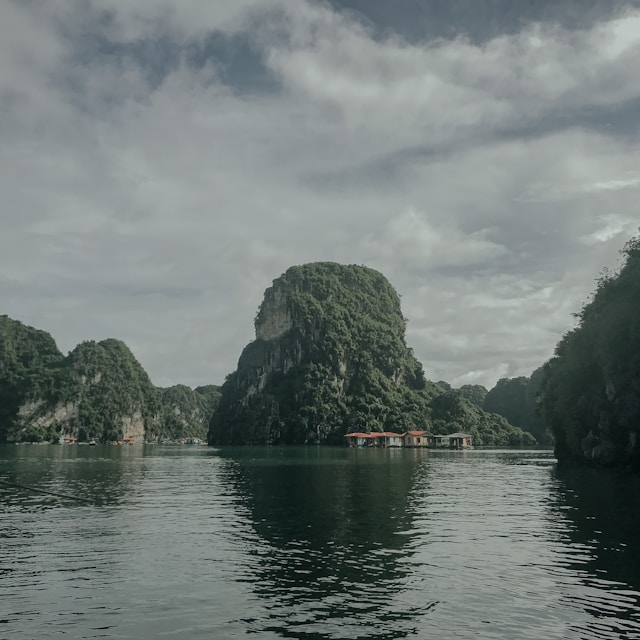
#> input picture lab7/verde.jpg, 640 x 640 px
$ python image.py
#> lines starting #> are read from the running program, lines starting #| are printed output that depends on the picture; after the words box and inside, x2 and y2 are one past the last pixel; in counts of white or black regions, pixels touching at a corner belong together
import numpy as np
import matplotlib.pyplot as plt
from skimage import data
from skimage.color import rgb2gray
import os

def uniform_quantization(X, n_bits):
    """
    Perform uniform quantization on input array X to 2^n_bits discrete levels.

    Parameters:
    X (numpy.ndarray): Input array (vector or matrix) to quantize.
    n_bits (int): Number of bits for quantization (2^n_bits levels).

    Returns:
    numpy.ndarray: Quantized array with the same shape as X.
    """
    levels = 2 ** n_bits - 1
    X_min = np.min(X)
    X_max = np.max(X)
    delta = (X_max - X_min) / levels
    normalized = (X - X_min) / delta
    quantized = np.round(normalized)
    X_quantized = quantized * delta + X_min
    return X_quantized

# Create output directory if it doesn't exist
output_dir = "quantized_images"
if not os.path.exists(output_dir):
    os.makedirs(output_dir)

# Load image
imagem = plt.imread('./verde.jpg', 'jpg')
#> imagem is the input picture: shape (640, 640, 3); mean R, G, B 111.4, 120.5, 118.3
grayscale = rgb2gray(imagem)
Im_gray = np.round(grayscale * 255)

# Bits to quantize
bits_list = [7, 6, 5, 4, 3, 2, 1]

# Set up plot
plt.figure(figsize=(15, 10))

# Save and display original image
plt.subplot(4, 2, 1)
plt.imshow(Im_gray, cmap='gray', vmin=0, vmax=255)
plt.title('Original (8 bits)')
plt.axis('off')
plt.imsave(os.path.join(output_dir, 'original_8bits1.png'), Im_gray, cmap='gray', vmin=0, vmax=255)

# Quantize, save, and display for each bit level
for i, n_bits in enumerate(bits_list, 1):
    Im_quantized = uniform_quantization(Im_gray, n_bits)
    unique_levels = len(np.unique(Im_quantized))

    plt.subplot(4, 2, i + 1)
    plt.imshow(Im_quantized, cmap='gray', vmin=0, vmax=255)
    if n_bits == 1:
        plt.title(f'{n_bits} bit')
    else:
        plt.title(f'{n_bits} bits')
    plt.axis('off')
    # Save quantized image
    plt.imsave(os.path.join(output_dir, f'quantized_{n_bits}bits1.png'), Im_quantized, cmap='gray', vmin=0, vmax=255)
    print(f'Saved: quantized_{n_bits}bits.png with {unique_levels} unique levels')
#> this loop made 7 passes
#> (delta in uniform_quantization, unique_levels) on passes 1 to 7: (1.61, 128), (3.24, 64), (6.58, 32), (13.6, 16), (29.14, 8), (68, 4), (204, 2)
#| Saved: quantized_7bits.png with 128 unique levels
#| Saved: quantized_6bits.png with 64 unique levels
#| Saved: quantized_5bits.png with 32 unique levels
#| Saved: quantized_4bits.png with 16 unique levels
#| Saved: quantized_3bits.png with 8 unique levels
#| Saved: quantized_2bits.png with 4 unique levels
#| Saved: quantized_1bits.png with 2 unique levels
#> pass 1, in uniform_quantization, `normalized = (X - X_min) / delta`:
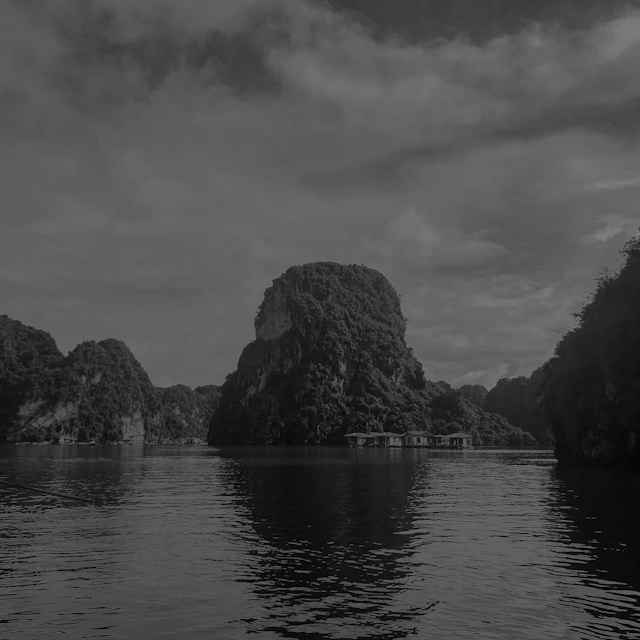
#> normalized: shape (640, 640) float64; min 0, max 127, mean 73.1
#> after the loop:
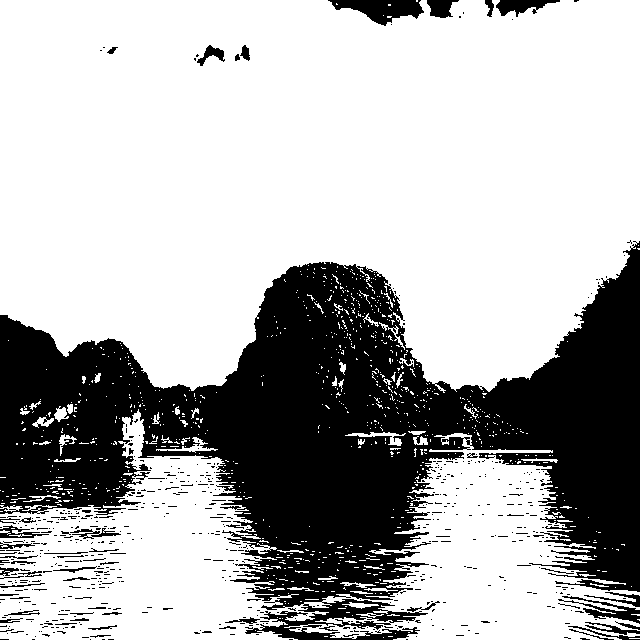
#> Im_quantized: shape (640, 640) float64; values 1 (black) and 205 (white), 69.2% white; 635 black regions (580 under 20 px), largest, box (x1, y1, x2, y2) and area: (0, 241, 640, 640) 117460, (328, 0, 424, 26) 1364, (558, 596, 640, 624) 661

plt.tight_layout()
plt.show()
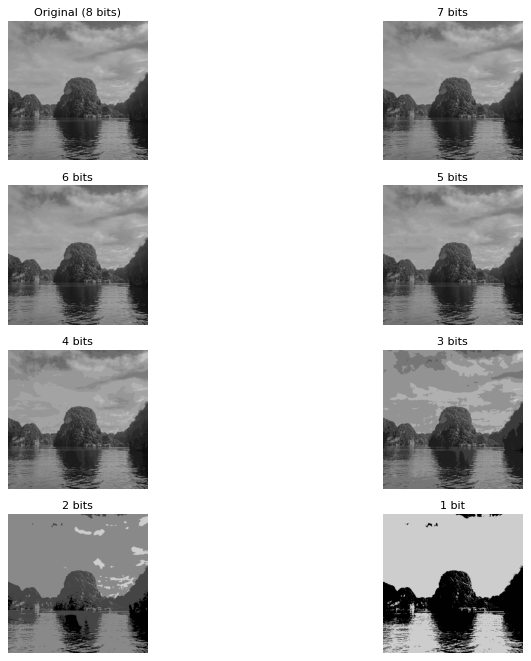
#> figure drawn by matplotlib, 8 panels

$ run again, with lab7/areia.jpg copied over lab7/verde.jpg
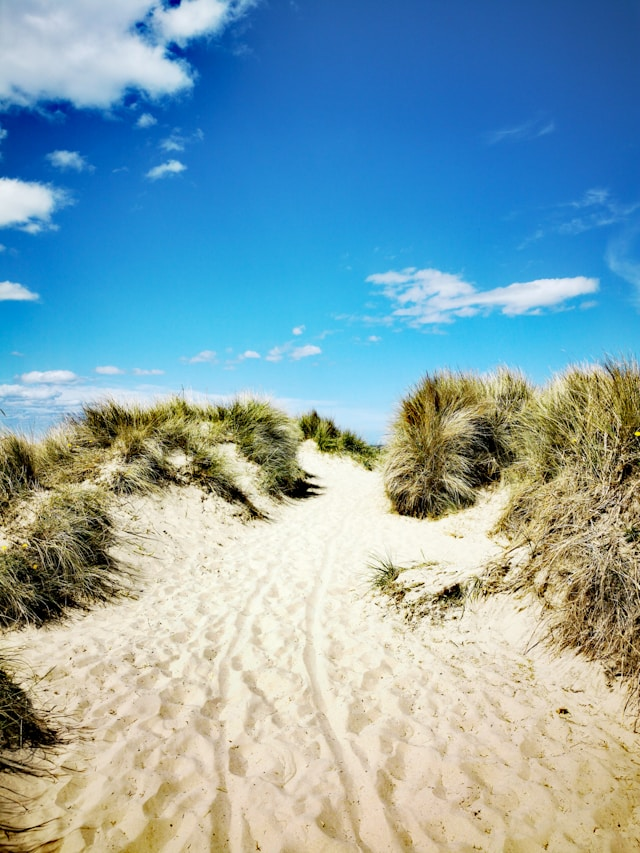
#> input picture lab7/areia.jpg, 640 x 853 px
#> imagem is the input picture: shape (853, 640, 3); mean R, G, B 132.4, 164.8, 175
#> the loop `for i, n_bits in enumerate(bits_list, 1):` made 7 passes
#> (delta in uniform_quantization, unique_levels) on passes 1 to 7: (2, 128), (4.03, 64), (8.19, 32), (16.93, 16), (36.29, 8), (84.67, 4), (254, 2)
#> (printed output is left out)
#> pass 1, in uniform_quantization, `normalized = (X - X_min) / delta`:
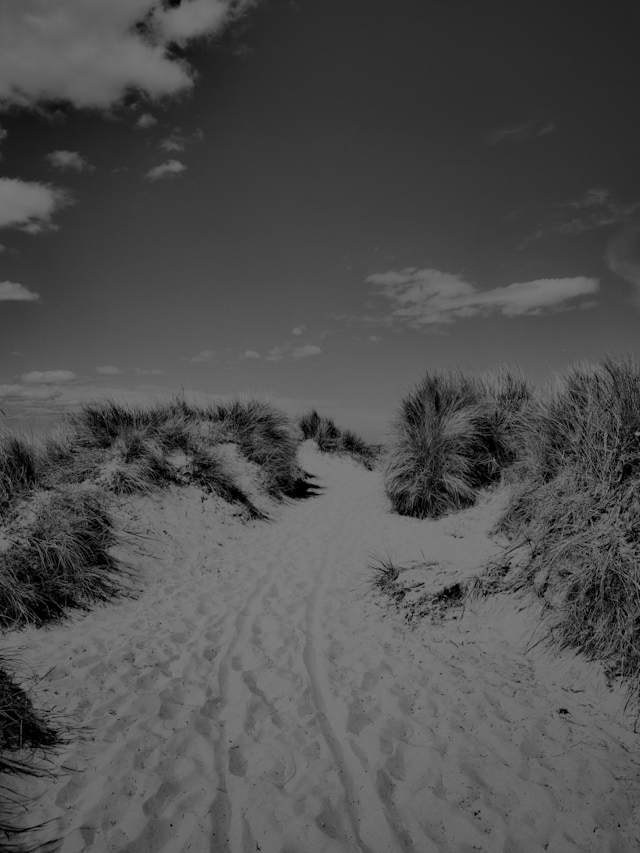
#> normalized: shape (853, 640) float64; min 0, max 127, mean 79.3
#> after the loop `for i, n_bits in enumerate(bits_list, 1):`:
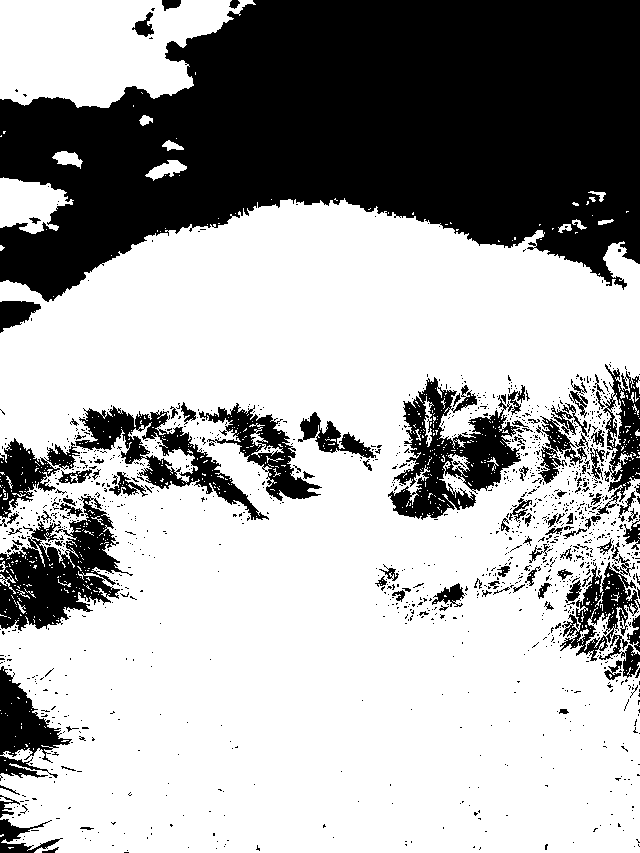
#> Im_quantized: shape (853, 640) float64; values 0 (black) and 254 (white), 66.5% white; 1351 black regions (1243 under 20 px), largest, box (x1, y1, x2, y2) and area: (0, 0, 640, 302) 129517, (0, 496, 133, 631) 8400, (388, 377, 521, 520) 8294

$ run again, with lab7/ast.jpg copied over lab7/verde.jpg
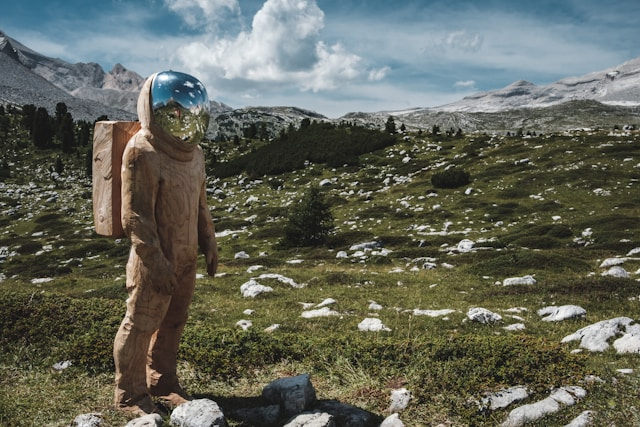
#> input picture lab7/ast.jpg, 640 x 427 px
#> imagem is the input picture: shape (427, 640, 3); mean R, G, B 98.6, 101.6, 90.6
#> the loop `for i, n_bits in enumerate(bits_list, 1):` made 7 passes
#> (delta in uniform_quantization, unique_levels) on passes 1 to 7: (2.01, 128), (4.05, 64), (8.23, 32), (17, 16), (36.43, 8), (85, 4), (255, 2)
#> (printed output is left out)
#> pass 1, in uniform_quantization, `normalized = (X - X_min) / delta`:
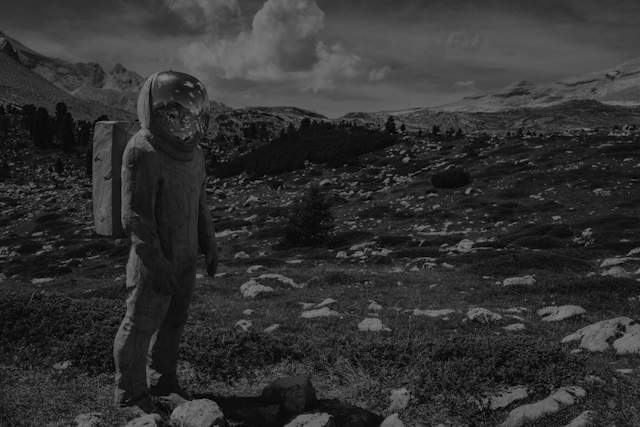
#> normalized: shape (427, 640) float64; min 0, max 127, mean 49.9
#> after the loop `for i, n_bits in enumerate(bits_list, 1):`:
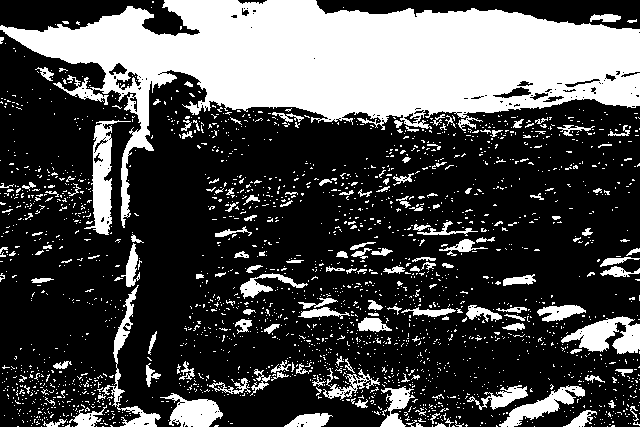
#> Im_quantized: shape (427, 640) float64; 29.7% white; 2268 white regions (2110 under 20 px), largest, box (x1, y1, x2, y2) and area: (0, 0, 640, 228) 54024, (84, 120, 131, 235) 1818, (561, 316, 640, 354) 1674
